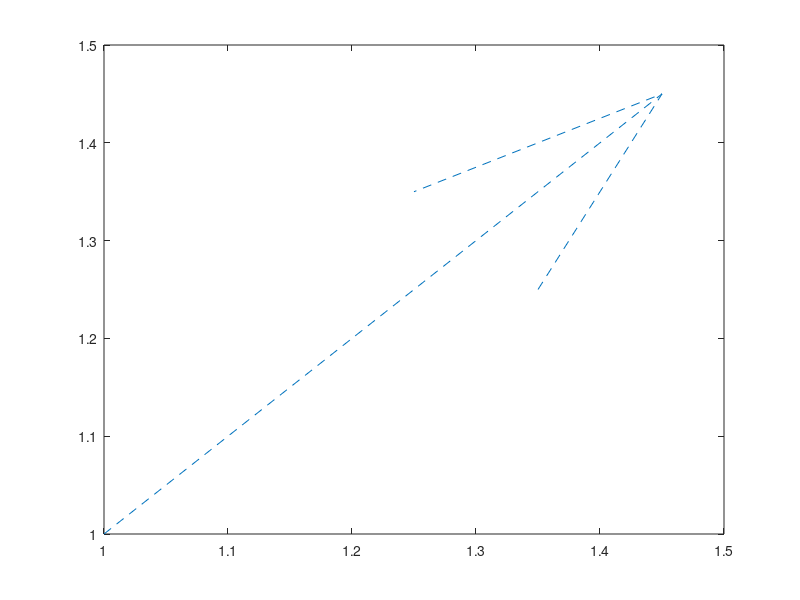

Source code (MATLAB):
c = figure(1)

quiver(1,1,0.5,0.5,'linestyle','--')
% arrowPlot([1 2],[4 8])
%      t = [0:0.01:20];
%      x = t.*cos(t);
%      y = t.*sin(t);
%      arrowPlot(x, y, 'number', 3)
%      hold on
%      plot([1 2], [3 4],'Linestyle','--');
% annotation('arrow',[0 0.5],[0.5 1]) % 建立从(x(1), y(1))到(x(2), y(2))的箭头注释对象。